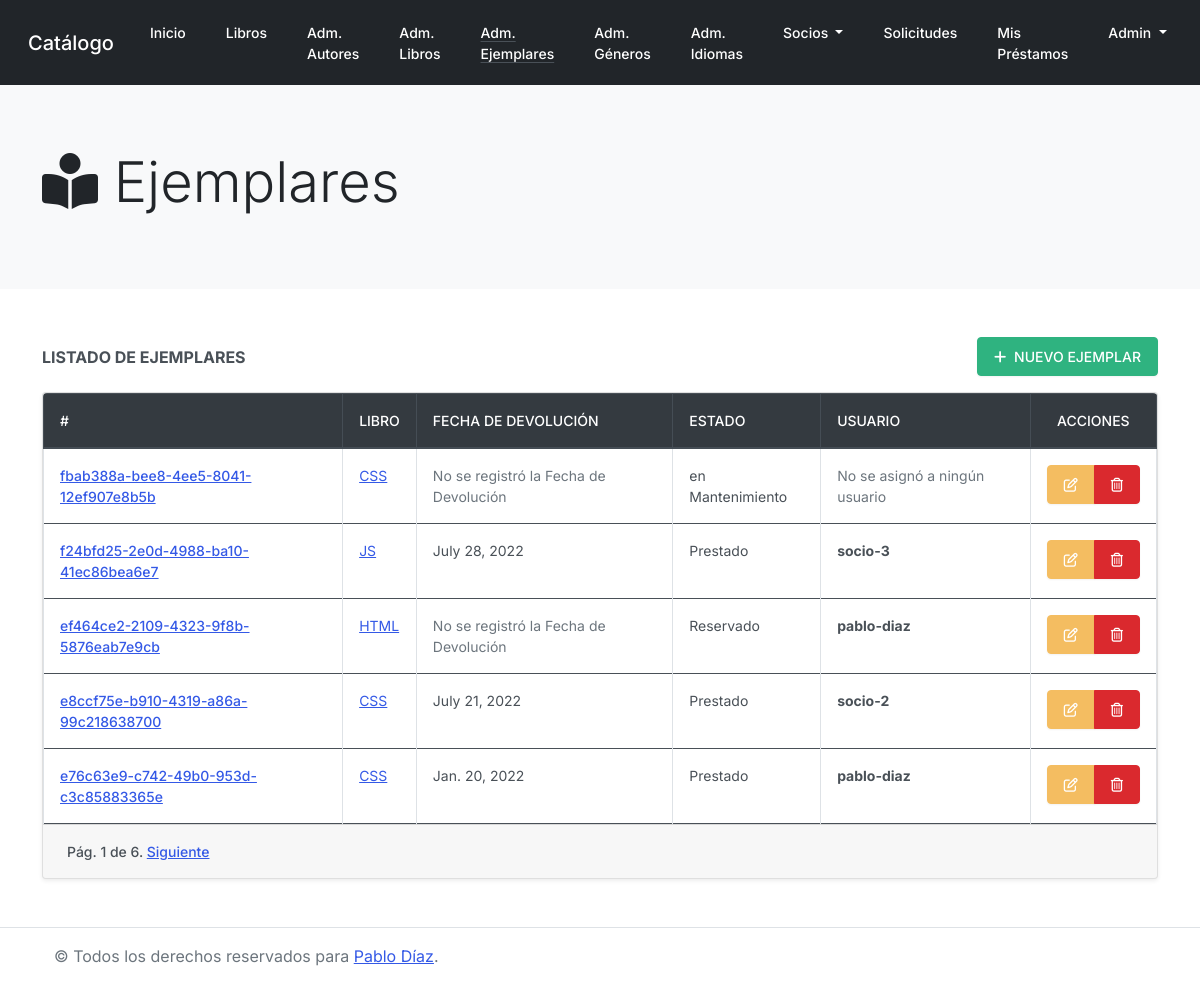
Before: /catalogo/ejemplares/ (signed in) with the older database file.
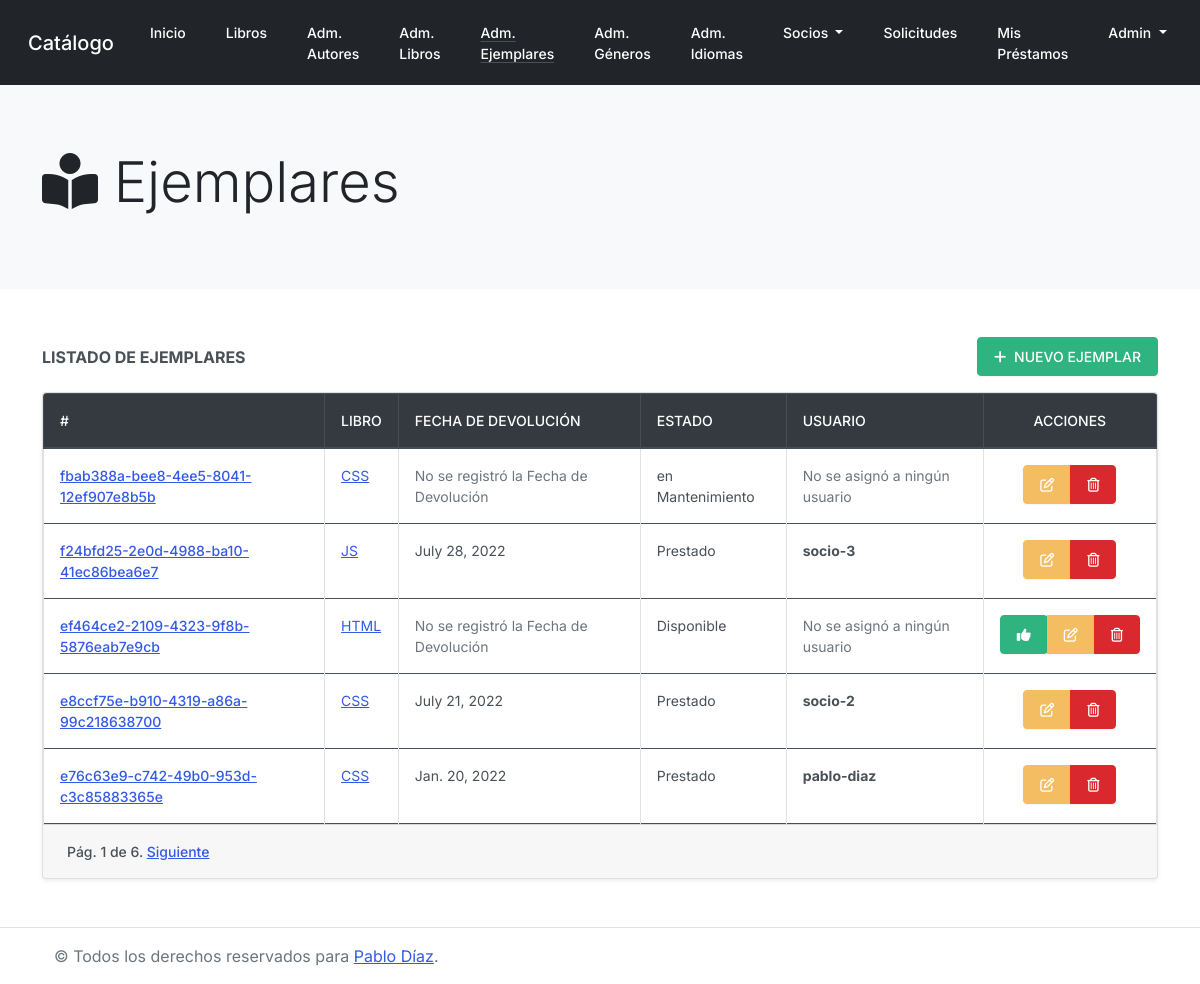
After: the same page with the newer database file.
### catalogo/models.py (models this page shows, shortened)
class Ejemplar(models.Model):
    id = models.UUIDField(primary_key=True, default=uuid.uuid4, help_text="ID único para este libro particular en toda la biblioteca")
    libro = models.ForeignKey(Libro, on_delete=models.SET_NULL, null=True)
    fechaDevolucion = models.DateField(null=True, blank=True)
    ESTADO_EJEMPLAR = (
        ('m', 'en Mantenimiento'),
        ('p', 'Prestado'),
        ('d', 'Disponible'),
        ('r', 'Reservado'),
    )
    estado = models.CharField(max_length=1, choices=ESTADO_EJEMPLAR, default='d', help_text='Disponibilidad del Ejemplar')
    usuario = models.ForeignKey(CustomUser, on_delete=models.SET_NULL, null=True, blank=True)
    def __str__(self):
        return '%s (%s)' % (self.libro, self.id)
    class Meta:
        ordering = ['libro', 'fechaDevolucion']
        permissions = (("can_reserve_a_copy", "Puede reservar ejemplar"), ("can_cancel_reservation", "Puede cancelar reserva"), ("can_view_my_loans", "Puedo ver mis prestamos"))

class CustomUser(AbstractUser):
    email = models.EmailField(_("email address"))
    latitude = models.FloatField(null=True)
    longitude = models.FloatField(null=True)

class Libro(models.Model):
    titulo = models.CharField(max_length=200)
    autor = models.ForeignKey(Autor, on_delete=models.SET_NULL, null=True)
    resumen = models.TextField(max_length=1000, help_text="Ingrese un resumen del libro")
    isbn = models.CharField('ISBN',max_length=13, help_text='13 Caracteres (<a href="https://www.isbninternational.org/content/what-isbn">ISBN number</a>)')
    genero = models.ManyToManyField(Genero, help_text="Seleccione un género (o varios) para el libro")
    idioma = models.ForeignKey(Idioma, on_delete=models.SET_NULL, null=True)
    image=models.ImageField(upload_to='catalogo/upload/img', default='catalogo/upload/img/default-libro.jpg')
    def muestra_genero(self):
        return ', '.join([genero.nombre for genero in self.genero.all()])
    muestra_genero.short_description = 'Género/s'
    def __str__(self):
        return self.titulo

### catalogo/views.py (the view)
# urls.py: path('ejemplares/', views.CopyListView.as_view(), name='copy_list'),
class CopyListView(PermissionRequiredMixin, ListView):
    model = Ejemplar
    template_name = 'copies/index.html'
    paginate_by = 5
    permission_required = 'catalogo.view_ejemplar'
    def get_context_data(self, **kwargs):
        copies = Ejemplar.objects.order_by('-id')
        context = super(CopyListView, self).get_context_data(**kwargs)
        paginator = Paginator(copies, self.paginate_by)
        page = self.request.GET.get('page')
        try:
            copies = paginator.page(page)
        except PageNotAnInteger:
            copies = paginator.page(1)
        except EmptyPage:
            copies = paginator.page(paginator.num_pages)
        context['copies'] = copies
        return context

### catalogo/templates/copies/index.html (shortened to what the changed rows need)
{% extends "base.html" %}
{% block jumbotron %}
    {% include "partials/jumbotron.html" with icon="<i class='fas fa-book-reader'></i>" title="Ejemplares" %}
{% endblock %}
{% block content %}
<div class="row">
    <div class="col-12">
        <div class="card shadow-sm">
            <div class="card-body table-responsive rounded-top p-0">
                <table class="table table-hover table-bordered mb-0">
                    <thead class="thead-dark">
                        <tr>
                            <th scope="col">#</th>
                            <th scope="col">Libro</th>
                            <th scope="col">Fecha de Devolución</th>
                            <th scope="col">Estado</th>
                            <th scope="col">Usuario</th>
                            {% if perms.catalogo.change_ejemplar or perms.catalogo.delete_ejemplar or perms.catalogo.can_reserve_a_copy or perms.catalogo.can_cancel_reservation %}
                                <th scope="col" class="text-center">Acciones</th>
                            {% endif %}
                        </tr>
                    </thead>
                    <tbody>
                        {% for copy in copies %}
                        <tr>
                            <th scope="row">
                                {% if perms.catalogo.view_ejemplar %}
                                    <a href="{% url 'copy_details' copy.id %}">{{ copy.id }}</a>
                                {% else %}
                                    {{ copy.id }}
                                {% endif %}
                            </th>
                            <td>
                                {% if perms.catalogo.view_libro %}
                                    <a href="{% url 'book_details' copy.libro.id %}">{{ copy.libro }}</a>
                                {% else %}
                                    {{ copy.libro }}
                                {% endif %}
                            </td>
                            <td>
                                {% if copy.fechaDevolucion %}
                                    {{ copy.fechaDevolucion  }}
                                {% else %}
                                    <p class="text-muted mb-0">No se registró la Fecha de Devolución</p>
                                {% endif %}
                            </td>
                            <td>
                                {{ copy.get_estado_display }}
                            </td>
                            <td>
                                {% if copy.usuario %}
                                    <p class="font-weight-bold">{{ copy.usuario }}</p>
                                {% else %}
                                    <p class="text-muted mb-0">No se asignó a ningún usuario</p>
                                {% endif %}
                            </td>
                            {% if perms.catalogo.change_ejemplar or perms.catalogo.delete_ejemplar or perms.catalogo.can_reserve_a_copy or perms.catalogo.can_cancel_reservation %}
                                <td class="text-center">
                                    <div class="btn-group" role="group" aria-label="Basic example">
                                        {% if copy.estado == 'd' and copy.usuario is None %}
                                            {% if perms.catalogo.can_reserve_a_copy %}
                                                <form action="{% url 'reserve' copy.id %}" method="POST">
                                                    <button type="submit" class="btn btn-success" data-toggle="tooltip" data-placement="top" title="Reservar ejemplar">
                                                        <i class="fas fa-thumbs-up"></i>
                                                    </button>
                                                </form>
                                            {% endif %}
                                        {% endif %}
                                        {% if perms.catalogo.change_ejemplar %}
                                            <a href="{% url 'copy_update' copy.id %}" class="btn btn-warning">
                                                <i class="fas fa-edit font-weight-light"></i>
                                            </a>
                                        {% endif %}
                                        {% if perms.catalogo.delete_ejemplar %}
                                            <button type="button" class="btn btn-danger" data-toggle="modal"
                                            data-target="#copy-{{ copy.id }}">
                                                <i class="fas fa-trash-alt font-weight-light"></i>
                                            </button>
                                        {% endif %}
                                    </div>
                                </td>
                            {% endif %}
                        </tr>
                        {% empty %}
                            <tr class="bg-red">
                                <td colspan="7" class="text-center">
                                    ¡Oops! No tenemos Ejemplares de los Libros en Catálogo.
                                </th>
                            </tr>
                        {% endfor %}
                    </tbody>
                </table>
            </div>
        </div>
    </div>
</div>
{% endblock %}

Changed rows visible on the page:
changed Ejemplar "ef464ce2-2109-4323-9f8b-5876eab7e9cb": estado "Reservado" → "Disponible"; usuario "pablo-diaz" → (not shown); now shows "No se asignó a ningún usuario"
